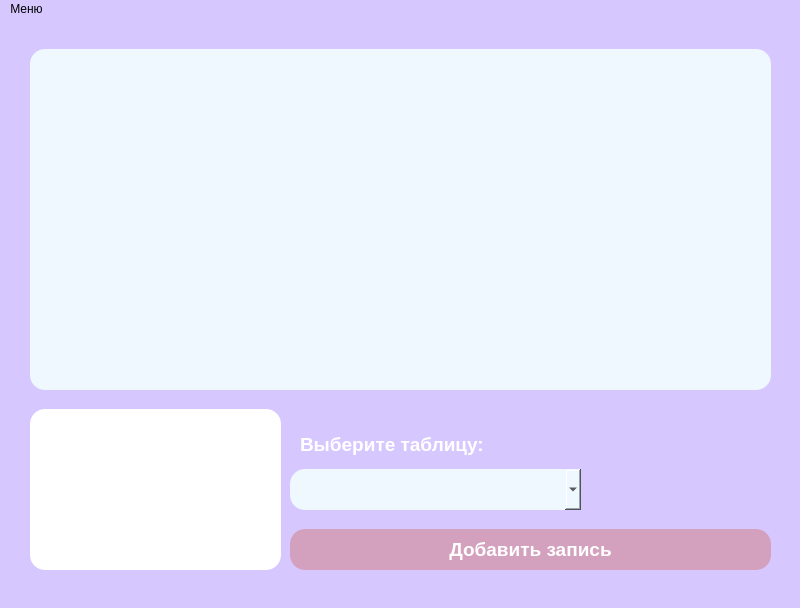
<?xml version="1.0" encoding="UTF-8"?>
<ui version="4.0">
 <class>MainWindow</class>
 <widget class="QMainWindow" name="MainWindow">
  <property name="geometry">
   <rect>
    <x>0</x>
    <y>0</y>
    <width>800</width>
    <height>608</height>
   </rect>
  </property>
  <property name="windowTitle">
   <string>Препараты</string>
  </property>
  <property name="styleSheet">
   <string notr="true">background-color: #d6c8ff;</string>
  </property>
  <widget class="QWidget" name="centralwidget">
   <widget class="QTableWidget" name="tableWidget">
    <property name="geometry">
     <rect>
      <x>30</x>
      <y>30</y>
      <width>741</width>
      <height>341</height>
     </rect>
    </property>
    <property name="styleSheet">
     <string notr="true">border-radius: 15px; background-color: #f0f8ff;</string>
    </property>
   </widget>
   <widget class="QPushButton" name="pushButton">
    <property name="geometry">
     <rect>
      <x>290</x>
      <y>510</y>
      <width>481</width>
      <height>41</height>
     </rect>
    </property>
    <property name="font">
     <font>
      <pointsize>14</pointsize>
      <weight>75</weight>
      <bold>true</bold>
     </font>
    </property>
    <property name="styleSheet">
     <string notr="true">border-radius: 15px; background-color: #d3a1be; color: white;</string>
    </property>
    <property name="text">
     <string>Добавить запись</string>
    </property>
   </widget>
   <widget class="QLabel" name="label">
    <property name="geometry">
     <rect>
      <x>30</x>
      <y>390</y>
      <width>251</width>
      <height>161</height>
     </rect>
    </property>
    <property name="styleSheet">
     <string notr="true">border-radius: 15px; background-color: white;</string>
    </property>
    <property name="text">
     <string/>
    </property>
    <property name="pixmap">
     <pixmap>base.jpg</pixmap>
    </property>
    <property name="scaledContents">
     <bool>true</bool>
    </property>
   </widget>
   <widget class="QLabel" name="label_2">
    <property name="geometry">
     <rect>
      <x>300</x>
      <y>410</y>
      <width>231</width>
      <height>31</height>
     </rect>
    </property>
    <property name="font">
     <font>
      <pointsize>14</pointsize>
      <weight>75</weight>
      <bold>true</bold>
     </font>
    </property>
    <property name="styleSheet">
     <string notr="true">color: white;</string>
    </property>
    <property name="text">
     <string>Выберите таблицу:</string>
    </property>
   </widget>
   <widget class="QComboBox" name="comboBox">
    <property name="geometry">
     <rect>
      <x>290</x>
      <y>450</y>
      <width>291</width>
      <height>41</height>
     </rect>
    </property>
    <property name="font">
     <font>
      <pointsize>14</pointsize>
     </font>
    </property>
    <property name="styleSheet">
     <string notr="true">border-radius: 15px; background-color: #f0f8ff</string>
    </property>
   </widget>
  </widget>
  <widget class="QMenuBar" name="menubar">
   <property name="geometry">
    <rect>
     <x>0</x>
     <y>0</y>
     <width>800</width>
     <height>26</height>
    </rect>
   </property>
   <widget class="QMenu" name="menu">
    <property name="title">
     <string>Меню</string>
    </property>
    <addaction name="action"/>
    <addaction name="action_2"/>
    <addaction name="action_3"/>
   </widget>
   <addaction name="menu"/>
  </widget>
  <widget class="QStatusBar" name="statusbar"/>
  <action name="action">
   <property name="text">
    <string>О программе</string>
   </property>
  </action>
  <action name="action_2">
   <property name="text">
    <string>Автор</string>
   </property>
  </action>
  <action name="action_3">
   <property name="text">
    <string>Выход</string>
   </property>
  </action>
 </widget>
 <resources/>
 <connections/>
</ui>
